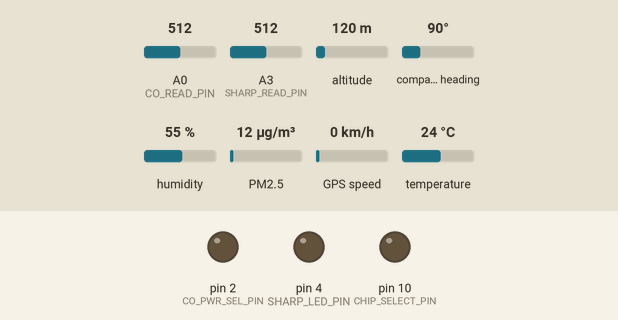
Simulated run of this sketch. Board: Arduino Uno, built with avr-gcc and run on an emulated ATmega328P. Parts: output pins drawn as LEDs (lit = HIGH). Wiring (inferred from the names in the program): DHT22 sensor: data A1; dust sensor: data pin 3. The inputs (shaded band) are chosen by the test bench; at power-on: A0 (CO_READ_PIN) = 512, A3 (SHARP_READ_PIN) = 512, altitude 120 m, compass heading 90°, humidity 55 %, PM2.5 12 µg/m³, GPS speed 0 km/h, temperature 24 °C. The local clock reads 2024-03-15 10:24:30 at power-on unless the sketch sets it; storage starts empty; the GPS gets a fix after 3 s at 37.7749, -122.4194 with 8 satellites.

Above: at 0.1 s.
At 2.3 s:
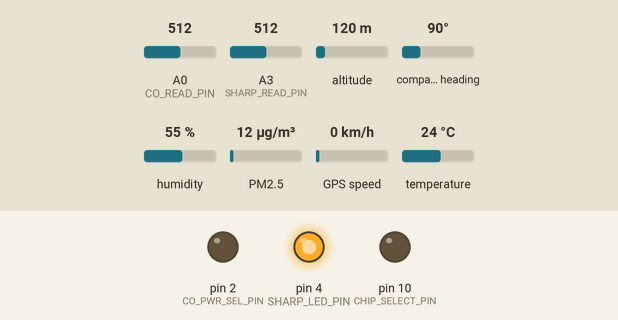
At 62.3 s:
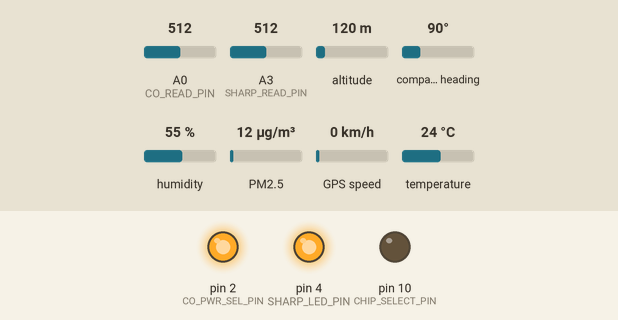
Timing chart, 0 to 63.8 s (numbered marks = the images above):
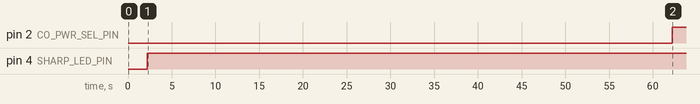

The sketch:

frontbox_solo.ino
```cpp
// OBI Captsone 2015
// Jan. 2015 - June 2015
// Team members:


//  Sensor PINOUTS
//  PINS		ARDUINO		ATMEGA
//  GROVE		D3		5
//  SHARP		A3		26
//  SHARP_LED	        D4		6
//  MQ7			A0		23
//  MQ7_VOLTAGE	        D2		4
//  TEMP		A1		24

// Memory PINOUTS
// Arduino-- SD shield
// D13 <------> SCK
// D12 <------> MISO
// D11 <------> MOSI
// D10 <------> CS
// 5V  <------> 5V
// GND <------> GND

//#define DEBUG
//#define _GPS_NO_STATS  // prevent statistics collection code from being compiled

#include <SPI.h>
#include <SD.h>
#include <Wire.h>
#include <DHT.h>
#include <RTClib.h>
#include <TinyGPS.h>


// **************** FOR GPS ******************
TinyGPS gps;
float flat=0, flon=0;
unsigned long age;
int gps_year;
byte gps_month, gps_day, gps_hour, gps_minute, gps_second;
unsigned long gps_start;

// **************** FOR SD CARD ******************
#define CHIP_SELECT_PIN 10
File data_file;
String file_name;

// **************** FOR GROVE SENSOR ****************
#define GROVE_READ_PIN 3 // Digital PIN 3 ATMEGA 5
unsigned long grove_start;
const unsigned grove_sample_time=1000;   // 1s
unsigned long lowpulseoccupancy = 0;
float ratio = 0;
float concentration = 0;


// **************** FOR SHARP SENSOR ****************
#define SHARP_READ_PIN 3     // Analog PIN 3 ATMEGA 26
#define SHARP_LED_PIN 4      // Digital PIN 4 ATMEGA 6
int sharp_dust_val = 0;
float sharp_voltage=0;


// **************** FOR MQ7 SENSOR ****************
#define CO_PWR_SEL_PIN 2    // Digital PIN 2 ATMEGA PIN 4
#define CO_READ_PIN 0       // Analong PIN 0 ATMEGA PIN 23
#define CO_HEAT_TIME 60000  // 60 seconds heat time
#define CO_READ_TIME 90000  // 90 seconds read time

unsigned long CO_timer_start;
unsigned long CO_switch_time;
boolean heaterInHighPhase;
unsigned int gasLevel;

// **************** FOR TEMP & HUMIDITY SENSOR ****************

#define DHT_PIN A1          // Analong PIN 1 ATMEGA 24
#define DHTTYPE DHT22       // DHT 22  (AM2302)
DHT dht(DHT_PIN, DHTTYPE);  // create DHT object


// **************** RTC ****************
RTC_DS1307 rtc;
DateTime now;
bool haveClock=false;

// **************** KEEP TRACK OF NUMBER OF RECORDS ****************
unsigned num_records = 0;


void setup()
{
  Serial.begin(9600); // now using for GPS

  // **************** FOR RTC ****************
  Wire.begin(); // Join I2C bus as a master
  rtc.begin();  // Initialize clock

  // **************** FOR SHARP SENSOR ****************
  pinMode(SHARP_LED_PIN, OUTPUT);

  // **************** FOR GROVE SENSOR ****************
  // nothing, these are not used
  // pinMode(8, INPUT);
  // pinMode(13, OUTPUT);


  // **************** FOR MQ7 SENSOR ****************
  pinMode(CO_PWR_SEL_PIN, OUTPUT);
  digitalWrite(CO_PWR_SEL_PIN, LOW);// start with 5v (clean) phase
  heaterInHighPhase = true;
  CO_timer_start = millis();
  CO_switch_time = CO_timer_start + CO_HEAT_TIME;

  // **************** FOR TEMP & HUMIDITY SENSOR ****************
  dht.begin();

  // **************** FOR MEMORY ****************
  // must be left as an output or the SD library functions will not work.
  pinMode(SS, OUTPUT);

  // filename will be mm-dd-hh.txt
  DateTime rtc_time=rtc.now();
  file_name = String( rtc_time.month() ) + '-' + String( rtc_time.day() ) + '@' +
      String( rtc_time.hour() ) + ".txt";
#ifndef DEBUG
  SD.begin(CHIP_SELECT_PIN);
  delay(100); // otherwise open() will fail

  // write header
  data_file = SD.open(file_name.c_str(), FILE_WRITE);
  if (data_file) {
    data_file.print("Rec. #\tMM/DD/YYYY\tHH:MM:SS (UTC)\tlatitude\tlongitude\t");
    data_file.println("Sharp\tGrove\tCO read\tCO heat\tHumidity\tTemp (celsius)");
    data_file.close();
  }
#endif

} // setup


void loop()
{
  // for gps
  bool newData = false;
#ifdef DEBUG
  unsigned long chars;
  unsigned short sentences, failed;
#endif

  // For one second we parse GPS data
  for (gps_start = millis(); millis() - gps_start < 1000;) {
    while (Serial.available()) {
      char c = Serial.read();
      //Serial.write(c); // uncomment this line if you want to see the GPS data flowing
      if (gps.encode(c)) // Did a new valid sentence come in?
        newData = true;
    }
  }

    if (newData) {
      gps.f_get_position(&flat, &flon, &age);

      if(!haveClock) { // set clock
        gps.crack_datetime(&gps_year, &gps_month, &gps_day, &gps_hour, &gps_minute, &gps_second);
         // adjust UTC FIXME!
         //if ( gps_hour < 7) {  // don't subtract from unsigned types
         //  gps_day -= 1;
         //  gps_hour += 17;     // instead add 24 - 7
         //} else
         //   gps_hour -=7;     // OK to subtract here
         //  Wants years since 1900?
         rtc.adjust( DateTime(gps_year-2000, gps_month, gps_day, gps_hour, gps_minute, gps_second));
         haveClock=true;
      }
    }

#ifdef DEBUG
 gps.stats(&chars, &sentences, &failed);
  Serial.print(" CHARS=");      Serial.print(chars);
  Serial.print(" SENTENCES=");  Serial.print(sentences);
  Serial.print(" CSUM ERR=");   Serial.println(failed);
  Serial.flush();
  if (chars == 0)
    Serial.println("** No characters received from GPS: check wiring **");
#endif

  // **************** FOR SHARP SENSOR ****************
  // nothing


  // **************** FOR GROVE SENSOR ****************
  // spend grove_sample_time ms (1000) reading grove sensor
  // low pulse is 10 to 90 ms in length.
  for( grove_start=millis(); millis() - grove_start < grove_sample_time;) {
    lowpulseoccupancy +=  pulseIn(GROVE_READ_PIN, LOW); //  1s timeout
  }

  // **************** FOR MQ7 SENSOR ****************
  // nothing

  // **************** FOR TEMP & HUMIDITY SENSOR ****************
  // Be sure to wait 2 seconds between measurements.


  // we've spent 1 second reading gps data and 1 second reading grove data
  // go ahead and read the remaining sensors and record the data
  RecordSensors();

} // void loop()


void RecordSensors()
{

#ifdef DEBUG
  unsigned long read_start = millis(); // how long does this function take to run?
#endif

  // **************** SENSOR READING STAMP TIME ****************
  now = rtc.now();


  // **************** FOR SHARP SENSOR ****************
  digitalWrite(SHARP_LED_PIN, LOW); // power on the LED
  delayMicroseconds(280);  // wait 280us
  sharp_dust_val = analogRead(SHARP_READ_PIN); // read the dust value via pin 5 on the sensor
  delayMicroseconds(40);  // wait 40us, may not be necessary
  digitalWrite(SHARP_LED_PIN, HIGH); // turn the LED off
  sharp_voltage = sharp_dust_val*4.9/1024;   // convert to voltage
  sharp_voltage = (sharp_voltage - 0.0356) * 120000; // convert to particles per .01 ft^3
  if( sharp_voltage < 0 )
    sharp_voltage = 0;


  // **************** FOR MQ7 SENSOR ****************
  if (millis() > CO_switch_time) {         // time to switch
    if (heaterInHighPhase) {
      digitalWrite(CO_PWR_SEL_PIN, HIGH);  // 1.4v phase
      heaterInHighPhase = false;
      CO_switch_time = millis() + CO_READ_TIME;
    } else {                               // switch to 5V phase
        digitalWrite(CO_PWR_SEL_PIN, LOW);   // 5v phase
        heaterInHighPhase = true;
        CO_switch_time = millis() + CO_HEAT_TIME;
      }
  }
  // Read gas level regardless
  gasLevel = analogRead(CO_READ_PIN);


  // **************** FOR TEMP & HUMIDITY SENSOR ****************
  float h = dht.readHumidity();
  float f = dht.readTemperature(false); // change to true for Farenheit
  if (isnan(h) || isnan(f)) { // Check if any reads failed and set to error value.
    h=255;    f=255;
  }


  // **************** FOR GROVE SENSOR ****************
    // Integer percentage 0=>100
    // lowpulseoccupancy is in us and grove_sample_time in ms
  ratio = lowpulseoccupancy / (grove_sample_time * 10.0);
    // using spec sheet curve, gives particles per 0.01 cubic foot
  //concentration = 1.1*pow(ratio, 3) - 3.8*pow(ratio, 2) + 520 * ratio + 0.62;
  concentration = 1.1*ratio*ratio*ratio - 3.8*ratio*ratio + 520*ratio + 0.62;
  lowpulseoccupancy = 0;  // reset


  // ********** KEEP TRACK OF NUMBER OF RECORDS *********
  num_records++;

#ifdef DEBUG
  Serial.print("Time to read sensors(ms): ");
  Serial.println(millis() - read_start);
  Serial.flush();
#endif


#ifdef DEBUG
  // **************** log data to serial output ****************

    Serial.print("Rec. # ");    Serial.print(num_records);  Serial.print('\t');

    Serial.print(now.month());  Serial.print('/');
    Serial.print(now.day());    Serial.print('/');
    Serial.print(now.year());   Serial.print('\t');
    Serial.print(now.hour());   Serial.print(':');
    Serial.print(now.minute()); Serial.print(':');
    Serial.print(now.second()); Serial.print('\t');

    Serial.flush();

    Serial.print(flat, 6); Serial.print('\t');
    Serial.print(flon, 6); Serial.print('\t');

    Serial.flush();

    Serial.print("\tSharp: ");         Serial.print(sharp_voltage);
    Serial.print("\tGrove: ");         Serial.print(concentration);
    if(heaterInHighPhase)
      Serial.print("\tCO heat: ");
    else
      Serial.print("\tCO read: ");
    Serial.print(gasLevel);
    Serial.print("\tHumidity: ");      Serial.print(h);
    Serial.print("\tTemp: ");          Serial.println(f);

    Serial.flush();
#endif


  // **************** WRITE TO SD CARD ****************
#ifdef DEBUG
  Serial.println("Logging to SD");
  Serial.flush();
#endif

#ifndef DEBUG
  data_file = SD.open(file_name.c_str(), FILE_WRITE);

  // record number
  data_file.print(num_records); data_file.print('\t');

  // date and time
  data_file.print(String(now.month()).length()==1 ? String('0') + String(now.month()) : now.month() );
  data_file.print('/');
  data_file.print(String(now.day()).length()==1 ? String('0') + String(now.day()) : now.day() );
  data_file.print('/');
  data_file.print(now.year());
  data_file.print('\t');
  data_file.print(String(now.hour()).length()==1 ? String('0') + String(now.hour()) : now.hour() );
  data_file.print(':');
  data_file.print(String(now.minute()).length()==1 ? String('0') + String(now.minute()) : now.minute() );
  data_file.print(':');
  data_file.print(String(now.second()).length()==1 ? String('0') + String(now.second()) : now.second() );
  data_file.print('\t');

  // gps
  data_file.print(flat,6); data_file.print('\t');
  data_file.print(flon,6); data_file.print('\t');
  // altitude, speed?

  // sharp sensor value
  data_file.print( (unsigned long)sharp_voltage); data_file.print('\t');

  //  grove sensor value
  data_file.print( (unsigned long)concentration);  data_file.print('\t');

  // MQ7 CO sensor value
   if(heaterInHighPhase) {
    data_file.print("--\t");
    data_file.print(gasLevel);
  } else {
    data_file.print(gasLevel); data_file.print('\t');
    data_file.print("--");
  }
  data_file.print('\t');


  // DHT22 sensor values
  data_file.print( (unsigned)h);  data_file.print('\t');
  data_file.print(f,1);  data_file.println();
  data_file.close();
#endif

} // RecordSensors()
```

Measured:
- by itself, pin 2 (CO_PWR_SEL_PIN): LOW → HIGH at 62.2 s
- by itself, pin 4 (SHARP_LED_PIN): LOW → HIGH at 2.2 s
